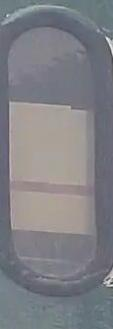
%> input picture out8/output4_1.jpg, 113 x 329 px
$ octave testnew.m   (GNU Octave 9; MATLAB toolbox functions it lacks are replaced by stand-ins)
%> lines starting %> are read from the running program, lines starting %| are printed output that depends on the picture; in (x1, y1, x2, y2) boxes, pixels count from 0 and x2, y2 are one past the last pixel; in counts of white or black regions, pixels touching at a corner belong together; the program's own positions count from 1


Image=imread('out8/output4_1.jpg');
%> Image is the input picture: size 329x113x3 uint8; mean R, G, B 127.8, 128.2, 133.4
figure(1),

[p,n,k]=size(Image);
%> p = 329; n = 113; k = 3

ImageGray=rgb2gray(Image);
imshow(ImageGray);
cannyImage=edge(ImageGray,'canny',0.2);
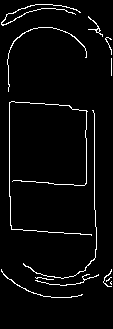
%> cannyImage: size 329x113 logical; 3.7% white in thin lines or dots, all inside (x1, y1, x2, y2) = (1, 4, 112, 298)
top=5;
bottom=p-5;
%> bottom = 324
cannyImage=bwareaopen(cannyImage,20);
while(cannyImage(top,round(n/2))~=1)
    top=top+1;
end
%> this loop made 1 pass
%> top on pass 1: 6
while(cannyImage(bottom,round(n/2))~=1)
    bottom=bottom-1;
end
%> this loop made 26 passes
%> bottom on passes 1 to 12: 323, 322, 321, 320, 319, 318, 317, 316, 315, 314, 313, 312
top=top+round(p/20);
%> top = 22
bottom=bottom-round(p/20);
%> bottom = 282

figure;
imshow(cannyImage);
ImageGray=im2bw(ImageGray,1.1*graythresh(ImageGray));
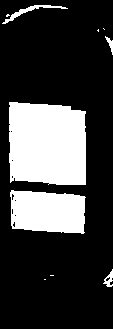
%> ImageGray: size 329x113 logical; 24.6% white; 10 white regions (5 under 20 px), largest, box (x1, y1, x2, y2) and area: (9, 102, 86, 185) 5948, (10, 190, 86, 234) 2827, (2, 5, 68, 24) 223, (103, 269, 113, 287) 83, (105, 36, 113, 55) 57
figure;
imshow(ImageGray);

ImageGray=bwareaopen(ImageGray,100);
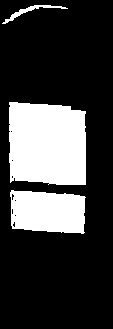
%> ImageGray: size 329x113 logical; 24.2% white; 3 white regions
Newimage=ImageGray;
L = bwlabeln(Newimage);%标记块
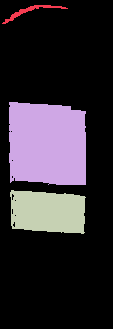
%> L: size 329x113 double; 4 distinct labels, from 0 to 3; one colour per label, 0 black
S = regionprops(L, 'Area','BoundingBox');%统计
%> S = 3 regions; box (x1, y1, x2, y2) and Area: (9, 102, 86, 185) 5948, (10, 190, 86, 234) 2827, (2, 5, 68, 24) 223
m=find([S.Area]==max([S.Area]));%找最大块编号
%> m = 2
line=S(m).BoundingBox(2)+S(m).BoundingBox(4)+round(p/60);
%> line = 190.5
